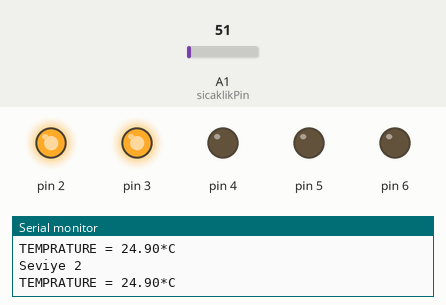
Recording of a sketch running on a simulated Arduino Uno, built with avr-gcc and run on an emulated ATmega328P. Shown: output pins drawn as LEDs (lit = HIGH), the last lines printed to the serial monitor. Inputs (shaded band) come from the test bench; at power-on: A1 (sicaklikPin) = 51.

Above: at 1.9 s.
2.0 s: A1 (sicaklikPin) set to 57
At 4.4 s:
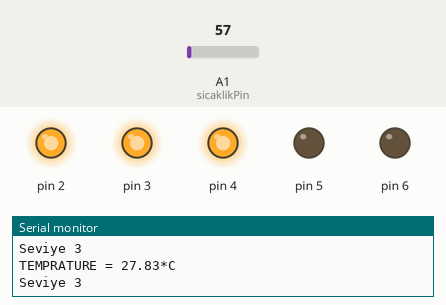
4.7 s: A1 (sicaklikPin) set to 71
At 7.2 s:
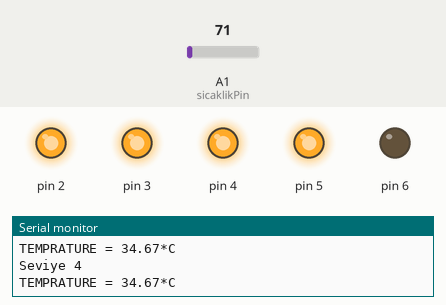
8.0 s: A1 (sicaklikPin) set to 61
At 11.0 s:
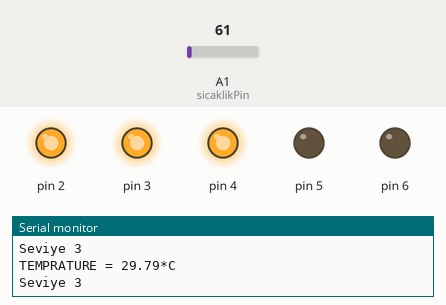
11.3 s: A1 (sicaklikPin) set to 86
At 13.6 s:
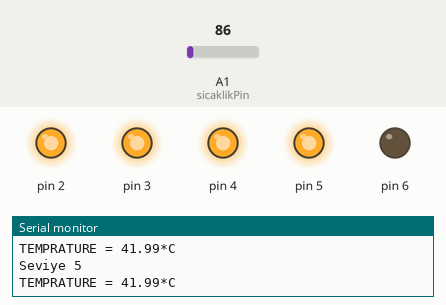
Timing chart, 0 to 15.1 s (numbered marks = the images above; inputs shaded):
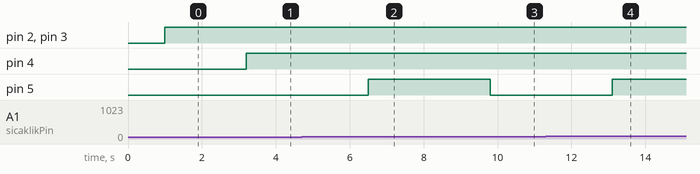

Measured:
- the behaviour switches between 51 and 52 on A1 (sicaklikPin) (found by bisection; images 0 and 1)
- after the input at 2.0 s, pin 4: LOW → HIGH after 1.2 s
- after the input at 4.7 s, pin 5: LOW → HIGH after 1.8 s
- after the input at 8.0 s, pin 5: HIGH → LOW after 1.8 s
- after the input at 11.3 s, pin 5: LOW → HIGH after 1.8 s

The sketch:

lm35_termometre.ino
```cpp
//Robot Kutusu LM35 Okuma ve gösterim dersi.

//sensörün yüzü bize bakılı iken, en sola 5V, oraya pin, sağa ground bağlanıyor.

int val;
int sicaklikPin = A1;
int derece=0;

int i=0;
void setup()
{
  Serial.begin(9600);
  pinMode(2,OUTPUT);
  pinMode(3,OUTPUT);
  pinMode(4,OUTPUT);
  pinMode(5,OUTPUT);
  pinMode(6,OUTPUT);


}
void loop()
{
  int seviye=0;
  val = analogRead(sicaklikPin);
  float mv = ( val/1024.0)*5000;
  float cel = mv/10;
  float farh = (cel*9)/5 + 32;

  Serial.print("TEMPRATURE = ");
  Serial.print(cel);
  Serial.print("*C");
  Serial.println();
  delay(1000);


  if(cel>35)
  {
    Serial.println("Seviye 5");
    seviye=4;
  }
  else if(cel>30)
  {
    Serial.println("Seviye 4");
    seviye=4;
  }
  else if(cel>25)
  {
    Serial.println("Seviye 3");
    seviye=3;
  }
  else if (cel>20)
  {
      Serial.println("Seviye 2");
      seviye=2;
  }
   else if (cel>15)
  {
      Serial.println("Seviye 1");
      seviye=1;
  }

  for(i=0;i<seviye;i++)
  {
    digitalWrite(i+2,HIGH);
  }
  for(i=seviye;i<5;i++)
  {
    digitalWrite(i+2,LOW);
  }
  delay(100);

}
```
